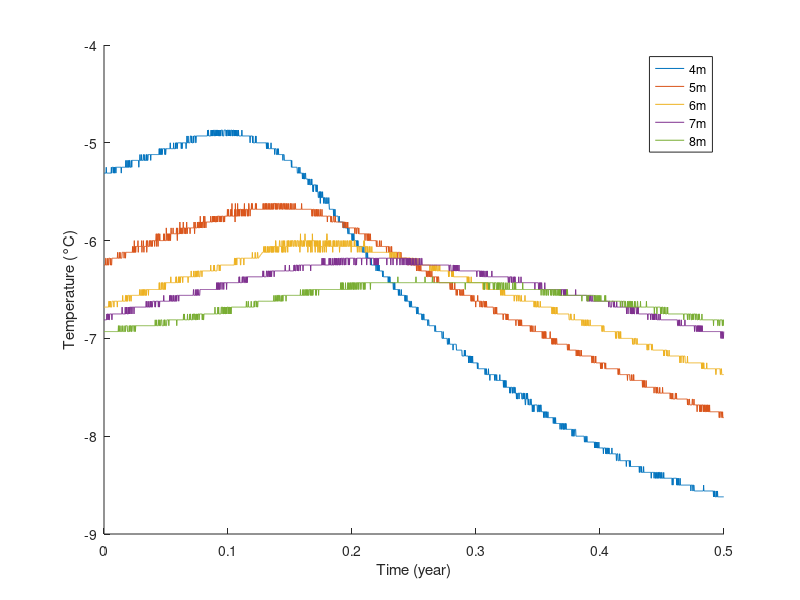
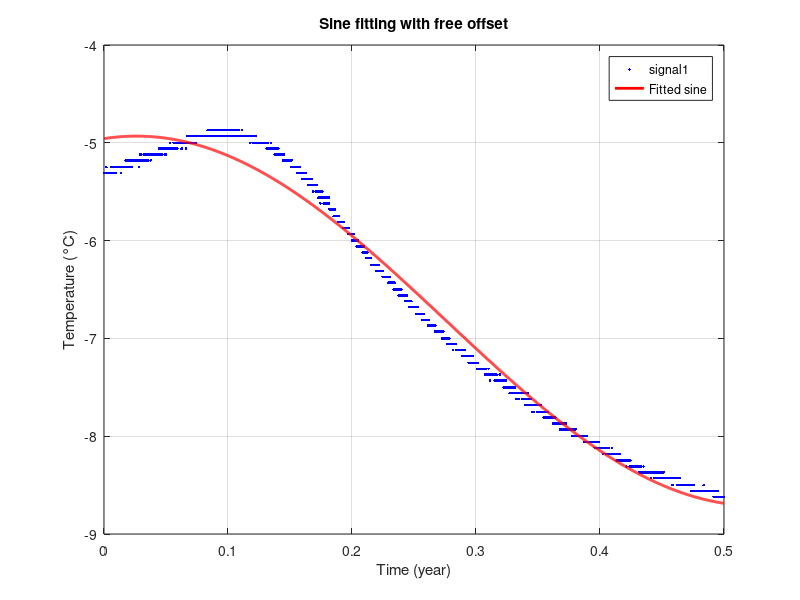

Recreate these plots in MATLAB, in order.
clear all;
clc;
close all;

load('DATASUB.mat')

% 插值到每10天的时刻

t_sub = t_sub-t_sub(:,1);

% 作图
figure
hold on
t_sub = t_sub;

plot(t_sub, Data_sub(:,1), '-')
plot(t_sub, Data_sub(:,2), '-')
plot(t_sub, Data_sub(:,3), '-')
plot(t_sub, Data_sub(:,4), '-')
plot(t_sub, Data_sub(:,5), '-')


legend("4m","5m","6m","7m","8m")
xlabel('Time (year)')
ylabel('Temperature (°C)')

signal1 = Data_sub(:,1);



t = t_sub(:);
y = signal1(:);

% -------- 拟合 signal1 = A*sin(2*pi*t + phi) + C --------
model = @(p,t) p(1)*sin(2*pi*t + p(2)) + p(3);   % p=[A, phi, C]

% 初值
A0 = (max(y)-min(y))/2;
phi0 = 0;
C0 = -7;
p0 = [A0, phi0, C0];

obj = @(p) sum((y - model(p,t)).^2);
p_fit = fminsearch(obj, p0);

A_fit   = p_fit(1);
phi_fit = p_fit(2);
C_fit   = p_fit(3);

y_fit = model(p_fit, t);

fprintf('Fitted amplitude A = %.4f\n', A_fit);
fprintf('Fitted phase phi   = %.4f rad\n', phi_fit);
fprintf('Fitted offset C    = %.4f\n', C_fit);

figure
plot(t, y, 'b.', 'DisplayName', 'signal1')
hold on
plot(t, y_fit, 'r-', 'LineWidth', 2, 'DisplayName', 'Fitted sine')
xlabel('Time (year)')
ylabel('Temperature (°C)')
legend
grid on
title('Sine fitting with free offset')
